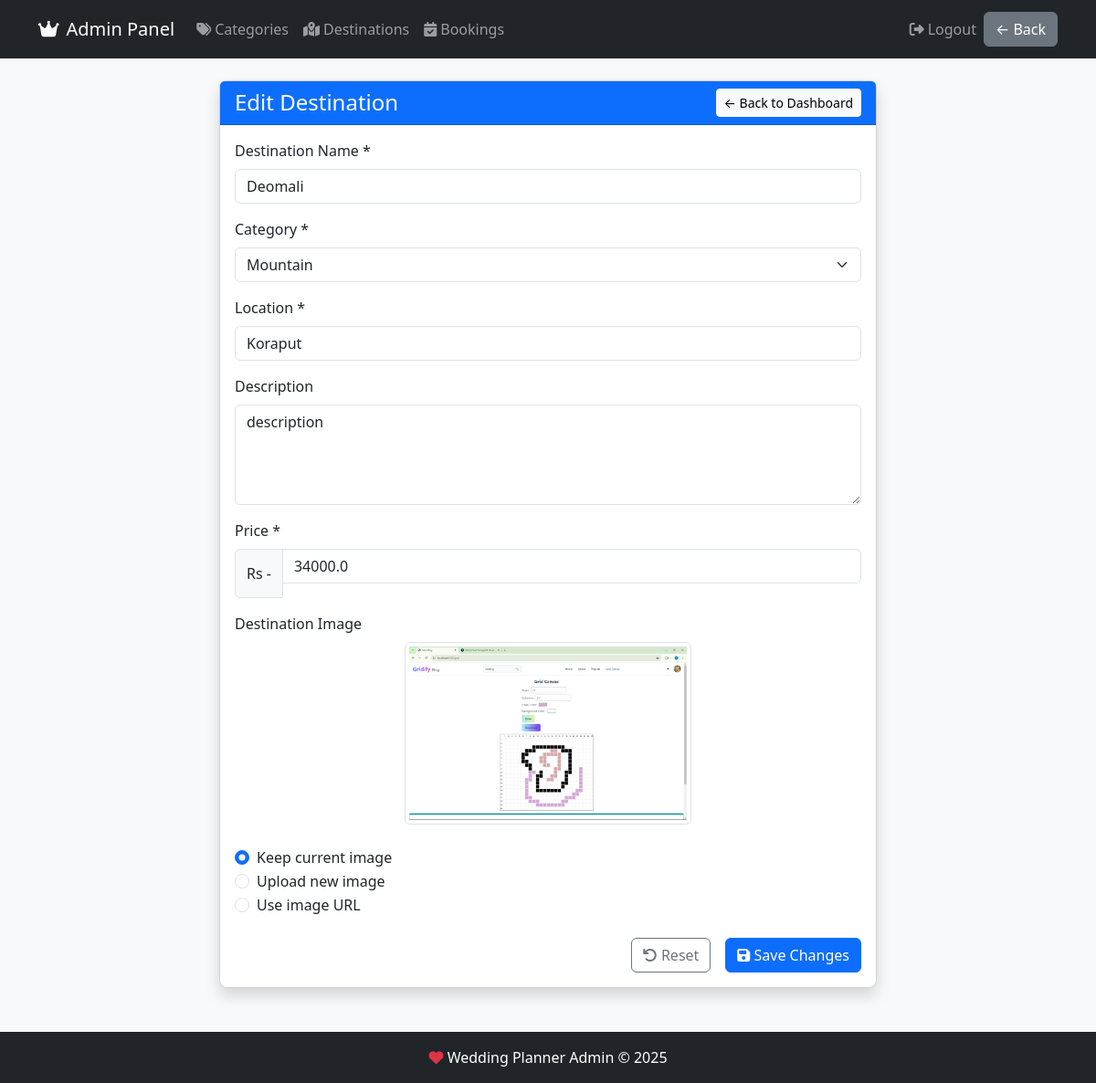
Page /admin/destinations/edit/1 (signed in) on the committed database.
### tables this page shows
CREATE TABLE destinations (
            id INTEGER PRIMARY KEY AUTOINCREMENT,
            name TEXT NOT NULL,
            category_id INTEGER NOT NULL,
            location TEXT NOT NULL,
            description TEXT,
            price REAL,
            photo TEXT,
            FOREIGN KEY (category_id) REFERENCES categories(id)
        );

CREATE TABLE categories (
            id INTEGER PRIMARY KEY AUTOINCREMENT,
            name TEXT NOT NULL,
            image_path TEXT
        );

### app.py (the view, shortened to what this page needs)
@app.route('/admin/destinations/edit/<int:id>', methods=['GET', 'POST'])
def edit_destination(id):
    if 'admin_username' not in session:
        return redirect(url_for('admin_login'))
    conn = get_db_connection()
    destination = conn.execute('SELECT * FROM destinations WHERE id = ?', (id,)).fetchone()
    categories = conn.execute('SELECT * FROM categories').fetchall()
    if not destination:
        conn.close()
        flash('Destination not found', 'danger')
        return redirect(url_for('manage_destinations'))
    return render_template('admin/edit_destination.html',
                         destination=destination,
                         categories=categories)

### app.py (called while the page is built)
def get_db_connection():
    conn = sqlite3.connect('database.db')
    conn.row_factory = sqlite3.Row
    return conn

@app.context_processor
def inject_now():
    return {'now': datetime.now()}

### templates/admin/edit_destination.html (shortened to what this page needs)
{% extends "admin/base.html" %}
{% block content %}
<div class="container mt-4">
    <div class="row justify-content-center">
        <div class="col-lg-8">
            <div class="card shadow">
                <div class="card-header bg-primary text-white">
                    <div class="d-flex justify-content-between align-items-center">
                        <h4 class="mb-0">Edit Destination</h4>
                        <a href="{{ url_for('admin_dashboard') }}" class="btn btn-light btn-sm">
                            ← Back to Dashboard
                          </a>
                    </div>
                </div>
                <div class="card-body">
                    <form method="POST" action="{{ url_for('edit_destination', id=destination.id) }}" enctype="multipart/form-data">
                        <div class="mb-3">
                            <label for="name" class="form-label">Destination Name *</label>
                            <input type="text" class="form-control" id="name" name="name"
                                   value="{{ destination.name }}" required>
                        </div>
                        <div class="mb-3">
                            <label for="category_id" class="form-label">Category *</label>
                            <select class="form-select" id="category_id" name="category_id" required>
                                {% for category in categories %}
                                <option value="{{ category.id }}"
                                        {% if category.id == destination.category_id %}selected{% endif %} >
                                    {{ category.name }}
                                </option>
                                {% endfor %}
                            </select>
                        </div>
                        <div class="mb-3">
                            <label for="location" class="form-label">Location *</label>
                            <input type="text" class="form-control" id="location" name="location"
                                   value="{{ destination.location }}" required>
                        </div>
                        <div class="mb-3">
                            <label for="description" class="form-label">Description</label>
                            <textarea class="form-control" id="description" name="description"
                                      rows="4">{{ destination.description }}</textarea>
                        </div>
                        <div class="mb-3">
                            <label for="price" class="form-label">Price *</label>
                            <div class="input-group">
                                <span class="input-group-text">Rs - </span>
                                <input type="number" class="form-control" id="price" name="price"
                                       step="0.01" min="0" value="{{ destination.price }}" required>
                            </div>
                        </div>
                        <div class="mb-3">
                            <label class="form-label">Destination Image</label>
                            <div class="text-center mb-3">
                                {% if destination.photo %}
                                    <img src="{{ destination.photo if destination.photo.startswith('http') else url_for('static', filename='images/destinations/' + destination.photo) }}"
                                         class="img-thumbnail mb-2"
                                         style="max-height: 200px;"
                                         id="currentImage">
                                {% else %}
                                    <div class="text-muted py-4 border rounded">
                                        <i class="fas fa-image fa-3x mb-2"></i>
                                        <p>No image set</p>
                                    </div>
                                {% endif %}
                            </div>
                            <div class="mb-3">
                                <div class="form-check">
                                    <input class="form-check-input" type="radio" name="image_action"
                                           id="keepImage" value="keep" checked>
                                    <label class="form-check-label" for="keepImage">
                                        Keep current image
                                    </label>
                                </div>
                                <div class="form-check">
                                    <input class="form-check-input" type="radio" name="image_action"
                                           id="uploadImage" value="upload">
                                    <label class="form-check-label" for="uploadImage">
                                        Upload new image
                                    </label>
                                </div>
                                <div class="form-check">
                                    <input class="form-check-input" type="radio" name="image_action"
                                           id="useUrl" value="url">
                                    <label class="form-check-label" for="useUrl">
                                        Use image URL
                                    </label>
                                </div>
                            </div>
                        </div>
                        <div class="d-grid gap-2 d-md-flex justify-content-md-end mt-4">
                            <button type="reset" class="btn btn-outline-secondary me-md-2">
                                <i class="fas fa-undo"></i> Reset
                            </button>
                            <button type="submit" class="btn btn-primary">
                                <i class="fas fa-save"></i> Save Changes
                            </button>
                        </div>
                    </form>
                </div>
            </div>
        </div>
    </div>
</div>
{% endblock %}

### static/css/admin.css (style rules this page uses)
body { background-color: #f8f9fa; }
.card { border-radius: 0.5rem; }
.form-control, .form-select { margin-bottom: 1rem; }

### rows in the picture
destinations: name "Deomali", category_id "Mountain", location "Koraput", description "description", price "34000.0", photo (picture)
